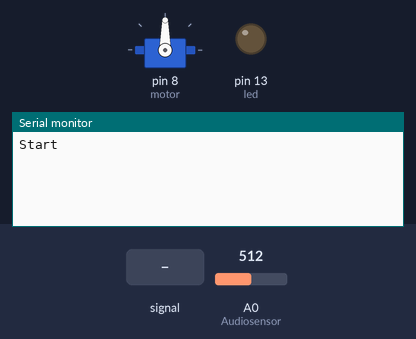
The sketch below on a simulated Arduino Uno, built with avr-gcc and run on an emulated ATmega328P. Shown: servo, output pins drawn as LEDs (lit = HIGH), the last lines printed to the serial monitor. Inputs (shaded band) come from the test bench; at power-on: A0 (Audiosensor) = 512.

Above: at 1.2 s.
1.3 s: A0 (Audiosensor) fed a 200 Hz sine of ±81 counts around its level
At 1.41 s:
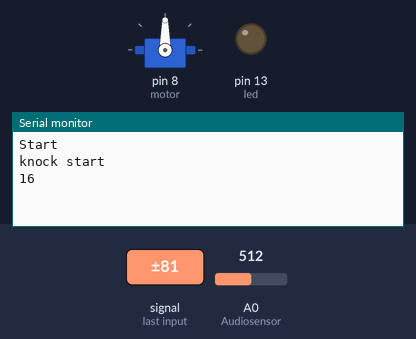
At 3.42 s:
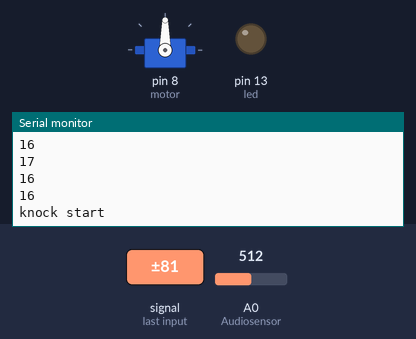

The sketch:

licht.ino
```cpp
#include<Servo.h>

Servo motor;


const int Audiosensor = A0;
const int led = 13;


const int threshold = 500;
const int rejector = 25;            //individueller knock offset -prozent
const int averagerejector = 15;     //durchschnitt timing offset- prozent
const int knockfade = 100;          //fading zwischen knocks
const int knocktimer = 1200;        //kommen noch knocks?
const int maxknock = 20;

int codearray[maxknock] = {50, 25, 25, 50, 100, 50, 0, 0, 0, 0, 0, 0, 0, 0, 0, 0, 0, 0, 0, 0};  //shave and a haircut-default
//int codearray[maxknock] = {50, 50, 50, 25, 50, 0, 0, 0, 0, 0, 0, 0, 0, 0, 0, 0, 0, 0, 0, 0};  //funky cold medina
//int codearray[maxknock] = {57, 61, 54, 35, 56, 70, 0, 0, 0, 0, 0, 0, 0, 0, 0, 0, 0, 0, 0, 0};
int codearraytemp[maxknock];
int AudiosensorValue = 0;
boolean highlow =false;
boolean lichtan = true;
int posan = 1;
int posaus = 0;


void setup() {

  Serial.begin(9600);      //DEBUG
  Serial.println("Start"); //DEBUG

  pinMode(led, OUTPUT);
  motor.attach(8);

  motor.write(90);

}

void loop() {

  AudiosensorValue = analogRead(Audiosensor);

  if(AudiosensorValue <=threshold)
 {
  highlow = true;
  }
  else { highlow =false;}

  if (highlow ==true){
    listenToKnock();
  }
/*if(lichtan == true){
  motor.write(posan);
  }
else{motor.write(posaus);}*/

}


void listenToKnock(){
  Serial.println("knock start");

  int i = 0;
  for (i=0;i<maxknock;i++){
    codearraytemp[i]=0;
  }

  int knockNumbertemp=0;
  int starttime=millis();
  int now=millis();

  delay(knockfade);

  do {
    //nächter knock?
    AudiosensorValue = analogRead(Audiosensor);
   if(AudiosensorValue <=threshold){
    highlow = true;}
   else { highlow =false;}

  if (highlow ==true){
      //Serial.println(AudiosensorValue); //DEBUG

      now=millis();
      codearraytemp[knockNumbertemp] = now-starttime;
      int debug =(now-starttime)/6; //DEBUG
      Serial.println(debug); //DEBUG
      knockNumbertemp ++;
      starttime=now;
      delay(knockfade);
    }

    now=millis();
  } while ((now-starttime < knocktimer) && (knockNumbertemp < maxknock));//Timeout check - max knock check


  if (validate() == true){
      trigger();

      Serial.println("knock accepted");
    }
}

void trigger(){
  if(lichtan == true){

     motor.write(180);
      delay(100);
      motor.write(90);

    digitalWrite(led, HIGH);
    lichtan = false;}
    else{
     motor.write(30);
    delay(100);
     motor.write(90);

      lichtan = true;
      digitalWrite(led, LOW);}
  //int i=0;

  //motor.write(10);
  //delay
  //motor.write(50);

  // blinken
  //for (i=0; i < 5; i++){
      //digitalWrite(led, LOW);
     // delay(100);

     // delay(100);
 // }

}

// knockcheck - true/false
boolean validate(){
  int i=0;

  //anzahl
  int currentKnockCount = 0;
  int secretKnockCount = 0;
  int maxKnockInterval = 0;

  for (i=0;i<maxknock;i++){
    if (codearraytemp[i] > 0){
      currentKnockCount++;
    }
    if (codearray[i] > 0){
      secretKnockCount++;
    }

    if (codearraytemp[i] > maxKnockInterval){
      maxKnockInterval = codearraytemp[i];
    }
  }
  if (currentKnockCount != secretKnockCount){
    return false;
  }

  //knock tempo relativ
  int totaltimeDifferences=0;
  int timeDiff=0;
  for (i=0;i<maxknock;i++){
    codearraytemp[i]= map(codearraytemp[i],0, maxKnockInterval, 0, 100);
    timeDiff = abs(codearraytemp[i]-codearray[i]);
    if (timeDiff > rejector){
      return false;
    }
    totaltimeDifferences += timeDiff;
  }
  //nächster check
  if (totaltimeDifferences/secretKnockCount>averagerejector){
    return false;
  }

  return true;

}
```

Measured:
- after the input at 1.3 s, the serial monitor: prints a new line at once (image 1)
